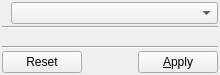
<?xml version="1.0" encoding="UTF-8"?>
<ui version="4.0">
 <class>VcrossStyleDialog</class>
 <widget class="QDialog" name="VcrossStyleDialog">
  <property name="geometry">
   <rect>
    <x>0</x>
    <y>0</y>
    <width>220</width>
    <height>75</height>
   </rect>
  </property>
  <property name="windowTitle">
   <string>Vertical Cross Sections -- Style</string>
  </property>
  <layout class="QVBoxLayout" name="verticalLayout" stretch="0,0,1,0,0">
   <property name="spacing">
    <number>2</number>
   </property>
   <property name="margin">
    <number>2</number>
   </property>
   <item>
    <layout class="QHBoxLayout" name="layoutPlot" stretch="0,1">
     <property name="spacing">
      <number>2</number>
     </property>
     <item>
      <widget class="QLabel" name="labelPlot">
       <property name="text">
        <string notr="true"/>
       </property>
      </widget>
     </item>
     <item>
      <widget class="QComboBox" name="comboPlot"/>
     </item>
    </layout>
   </item>
   <item>
    <widget class="Line" name="line">
     <property name="orientation">
      <enum>Qt::Horizontal</enum>
     </property>
    </widget>
   </item>
   <item>
    <widget class="VcrossStyleWidget" name="styleWidget" native="true"/>
   </item>
   <item>
    <widget class="Line" name="line_2">
     <property name="orientation">
      <enum>Qt::Horizontal</enum>
     </property>
    </widget>
   </item>
   <item>
    <layout class="QHBoxLayout" name="layoutButtons" stretch="0,1,0">
     <property name="spacing">
      <number>2</number>
     </property>
     <item>
      <widget class="QPushButton" name="buttonResetOptions">
       <property name="toolTip">
        <string>Reset selected plot to default options, without applying</string>
       </property>
       <property name="text">
        <string>Reset</string>
       </property>
       <property name="autoDefault">
        <bool>false</bool>
       </property>
      </widget>
     </item>
     <item>
      <spacer name="horizontalSpacer">
       <property name="orientation">
        <enum>Qt::Horizontal</enum>
       </property>
       <property name="sizeHint" stdset="0">
        <size>
         <width>40</width>
         <height>20</height>
        </size>
       </property>
      </spacer>
     </item>
     <item>
      <widget class="QPushButton" name="buttonApply">
       <property name="toolTip">
        <string>Apply options for the selected plot</string>
       </property>
       <property name="text">
        <string>&amp;Apply</string>
       </property>
       <property name="autoDefault">
        <bool>false</bool>
       </property>
      </widget>
     </item>
    </layout>
   </item>
  </layout>
 </widget>
 <customwidgets>
  <customwidget>
   <class>VcrossStyleWidget</class>
   <extends>QWidget</extends>
   <header>vcross_qt/qtVcrossStyleWidget.h</header>
   <container>1</container>
  </customwidget>
 </customwidgets>
 <resources/>
 <connections>
  <connection>
   <sender>comboPlot</sender>
   <signal>currentIndexChanged(int)</signal>
   <receiver>VcrossStyleDialog</receiver>
   <slot>slotSelectedPlotChanged(int)</slot>
   <hints>
    <hint type="sourcelabel">
     <x>71</x>
     <y>15</y>
    </hint>
    <hint type="destinationlabel">
     <x>15</x>
     <y>30</y>
    </hint>
   </hints>
  </connection>
  <connection>
   <sender>buttonResetOptions</sender>
   <signal>clicked()</signal>
   <receiver>VcrossStyleDialog</receiver>
   <slot>slotResetPlotOptions()</slot>
   <hints>
    <hint type="sourcelabel">
     <x>72</x>
     <y>505</y>
    </hint>
    <hint type="destinationlabel">
     <x>113</x>
     <y>495</y>
    </hint>
   </hints>
  </connection>
  <connection>
   <sender>buttonApply</sender>
   <signal>clicked()</signal>
   <receiver>VcrossStyleDialog</receiver>
   <slot>slotApply()</slot>
   <hints>
    <hint type="sourcelabel">
     <x>367</x>
     <y>503</y>
    </hint>
    <hint type="destinationlabel">
     <x>294</x>
     <y>497</y>
    </hint>
   </hints>
  </connection>
 </connections>
 <slots>
  <slot>slotSelectedPlotChanged(int)</slot>
  <slot>slotApply()</slot>
  <slot>slotResetPlotOptions()</slot>
 </slots>
</ui>
